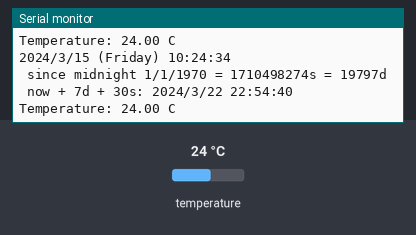
This sketch was run on a simulated ESP8266 (NodeMCU). On the bench: the last lines printed to the serial monitor. The inputs (shaded band) are chosen by the test bench; at power-on: temperature 24 °C. The local clock reads 2024-03-15 10:24:30 at power-on unless the sketch sets it.

Above: at 4.2 s.
4.3 s: temperature set to 12 °C
At 5.6 s:
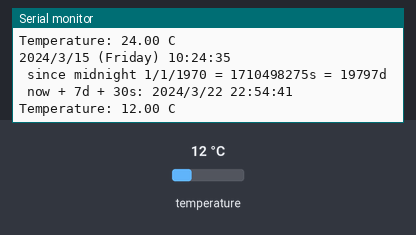
5.8 s: temperature set to 19 °C
At 6.8 s:
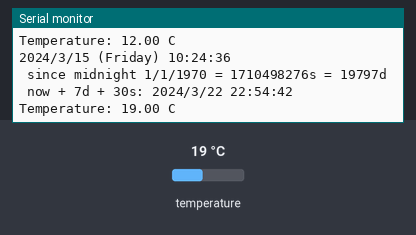
Timing chart, 0 to 8.8 s (numbered marks = the images above; inputs shaded):
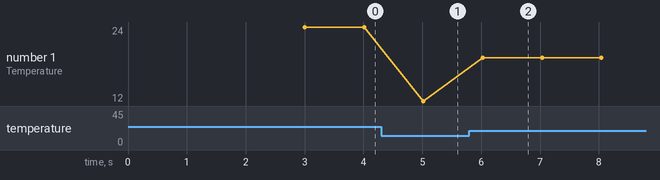

The sketch:

IIOT_RTC_DS3231.ino
```cpp
// Date and time functions using a DS3231 RTC connected via I2C and Wire lib


/*

* Hardware : NORVI IIOT-AE01-R / IIOT-AE01-T  / IIOT-AE02-V / IIOT-AE02-I

 *

 * Go to File \ Preferences

* - Add Additional Boards Manager URLs: https://dl.expressif.com/dl/package_esp32_index.json (can use commas, if more than one)

*

 * Boards Manager:

* Go to Tools \ Boards \ Boards Manager and add to the search field esp32

* select 'esp by espressif systems v1.0.4'

*

 * Boards:

 * Select 'ESP32 Dev Module'

*

 * include library:

 * 1. go to arduino IDE select 'Sketch \ Include Library \ Add *.ZIP library

* 2. add the ..\libraries\esp8266-oled-ssd1306.zip file

 *    (src: https://github.com/adafruit/RTClib)  or

 *    (src:)

 *    EDIT I2C connections of wire library Wire.begin() to Wire.begin(16,17)

*/
#include "RTClib.h"

RTC_DS3231 rtc;

char daysOfTheWeek[7][12] = {"Sunday", "Monday", "Tuesday", "Wednesday", "Thursday", "Friday", "Saturday"};

void setup () {

  Serial.begin(115200);

  delay(3000); // wait for console opening

  if (! rtc.begin()) {
    Serial.println("Couldn't find RTC");
    while (1);
  }

  if (rtc.lostPower()) {
    Serial.println("RTC lost power, lets set the time!");
    // following line sets the RTC to the date & time this sketch was compiled
    rtc.adjust(DateTime(F(__DATE__), F(__TIME__)));
    // This line sets the RTC with an explicit date & time, for example to set
    // January 21, 2014 at 3am you would call:
     //rtc.adjust(DateTime(2019, 11, 25, 11,25, 0));
  }
  //rtc.adjust(DateTime(2019, 11, 25, 11,25, 0));
}

void loop () {
    DateTime now = rtc.now();

    Serial.print(now.year(), DEC);
    Serial.print('/');
    Serial.print(now.month(), DEC);
    Serial.print('/');
    Serial.print(now.day(), DEC);
    Serial.print(" (");
    Serial.print(daysOfTheWeek[now.dayOfTheWeek()]);
    Serial.print(") ");
    Serial.print(now.hour(), DEC);
    Serial.print(':');
    Serial.print(now.minute(), DEC);
    Serial.print(':');
    Serial.print(now.second(), DEC);
    Serial.println();


    Serial.print(" since midnight 1/1/1970 = ");
    Serial.print(now.unixtime());
    Serial.print("s = ");
    Serial.print(now.unixtime() / 86400L);
    Serial.println("d");

    // calculate a date which is 7 days and 30 seconds into the future
    DateTime future (now + TimeSpan(7,12,30,6));

    Serial.print(" now + 7d + 30s: ");
    Serial.print(future.year(), DEC);
    Serial.print('/');
    Serial.print(future.month(), DEC);
    Serial.print('/');
    Serial.print(future.day(), DEC);
    Serial.print(' ');
    Serial.print(future.hour(), DEC);
    Serial.print(':');
    Serial.print(future.minute(), DEC);
    Serial.print(':');
    Serial.print(future.second(), DEC);
    Serial.println();

    Serial.print("Temperature: ");
    Serial.print(rtc.getTemperature());
    Serial.println(" C");

    Serial.println();
    delay(1000);
}
```

Measured:
- after the input at 4.3 s, the serial monitor: prints a new line after 0.72 s (image 1)
- after the input at 5.8 s, the serial monitor: prints a new line after 0.23 s (image 2)
- plotted number 1: 24 → 12 after the input at 4.3 s, 12 → 19 after the input at 5.8 s
